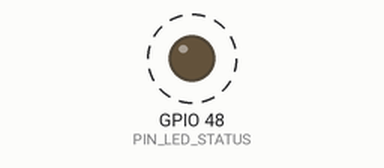
Recording of a program running on a simulated ESP32-S3. Parts: output pins drawn as LEDs (lit = HIGH). Dashed ring = blinking.

Above: at 2.2 s.
Timing chart, 0 to 5.0 s (numbered marks = the images above):
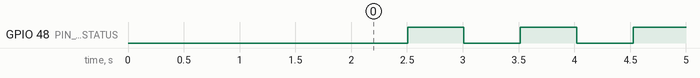

The program:

main.cpp
```cpp
/**
 * @file    main.cpp
 * @brief   程序入口 — 系统初始化 → 模块注册 → 主循环
 *
 * 分层依赖:
 *   main → ServiceManager → Modules → Drivers → Config/Utils
 */

#include "project.h"
#include "drivers/gpio_driver.h"
#include "modules/system_monitor/system_monitor.h"
#include "services/service_manager.h"
#include "esp_task_wdt.h"

// ===================== 全局驱动 ================================
GpioDriver   g_led(PIN_LED_STATUS, OUTPUT);

// ===================== Arduino setup() ========================
void setup() {
    // ---- 1. 硬件初始化 ----
    Serial.begin(SYS_SERIAL_BAUDRATE);
    delay(SYS_STARTUP_DELAY_MS);
    LOG_INFO("主程序", "========================================");
    LOG_INFO("主程序", " ESP32-S3-N16R8 启动");
    LOG_INFO("主程序", " Flash: %uMB | PSRAM: %uMB",
             (unsigned)(ESP.getFlashChipSize() / (1024 * 1024)),
             (unsigned)(ESP.getPsramSize() / (1024 * 1024)));
    LOG_INFO("主程序", "========================================");

#if WDT_TIMEOUT_SEC > 0
    esp_task_wdt_init(WDT_TIMEOUT_SEC, true);
    esp_task_wdt_add(NULL);
    LOG_INFO("主程序", "看门狗已启用, 超时=%d秒", WDT_TIMEOUT_SEC);
#endif

    // ---- 2. 驱动初始化 ----
    if (!g_led.begin()) {
        LOG_ERROR("主程序", "LED 初始化失败");
    }

    // ---- 3. 模块注册 & 启动 ----
    auto& sm = ServiceManager::instance();
    sm.register_module(&SystemMonitor::instance());
    sm.begin_all();

    // ---- 4. 启动就绪信号 ----
    g_led.on();
    LOG_INFO("主程序", "===== 系统就绪 =====");
}

// ===================== Arduino loop() =========================
void loop() {
    ServiceManager::instance().loop_all();

    // 心跳 (LED 闪烁)
    static TimerUtils heartbeat(500);
    if (heartbeat.ready()) g_led.toggle();

#if WDT_TIMEOUT_SEC > 0
    esp_task_wdt_reset();
#endif

    delay(SYS_TASK_LOOP_DELAY_MS);
}
```

project.h
```cpp
#pragma once

/**
 * @file    project.h
 * @brief   项目全局公共头文件 — 所有模块统一引用入口
 *
 * 包含顺序: 标准库 → Arduino → 本项目各层
 */

// ===================== Arduino / ESP-IDF =====================
#include <Arduino.h>

// ===================== 本项目各层 =============================
#include "config/config.h"
#include "utils/logger.h"
#include "utils/timer_utils.h"
#include "utils/non_copyable.h"
```

system_monitor.cpp
```cpp
#include "system_monitor.h"

bool SystemMonitor::begin() {
    LOG_INFO("系统监控", "模块启动, 上报间隔=%lu ms", (unsigned long)TASK_MONITOR_INTERVAL_MS);
    return true;
}

void SystemMonitor::loop() {
    if (!_timer.ready()) return;

    uint32_t free_heap  = ESP.getFreeHeap();
    uint32_t min_heap   = ESP.getMinFreeHeap();
    uint32_t free_psram = ESP.getFreePsram();
    size_t   max_psram  = ESP.getPsramSize();

    LOG_INFO("系统监控",
             "Heap: 空闲=%u / 最小=%u | PSRAM: 空闲=%u / 总计=%u",
             free_heap, min_heap, free_psram, max_psram);
}
```

system_monitor.h
```cpp
#pragma once

/**
 * @file    system_monitor.h
 * @brief   系统监控模块 — 定期上报 FreeRTOS 任务栈 / 堆内存 / PSRAM
 */

#include "project.h"
#include "services/service_manager.h"

class SystemMonitor : private NonCopyable, public IModule {
public:
    static SystemMonitor& instance() {
        static SystemMonitor inst;
        return inst;
    }

    bool begin() override;
    void loop() override;

private:
    SystemMonitor() = default;
    TimerUtils _timer{TASK_MONITOR_INTERVAL_MS};
};
```

service_manager.h
```cpp
#pragma once

/**
 * @file    service_manager.h
 * @brief   服务管理器 — 统一管理模块生命周期
 *
 * 派生自 NonCopyable, 单例模式。
 * 所有 Module/Service 在此注册, 统一调用 begin() / loop()。
 *
 * 用法:
 *   ServiceManager::instance().register_module(&sysMon);
 *   ServiceManager::instance().begin_all();
 *   ServiceManager::instance().loop_all();
 */

#include "project.h"
#include <vector>

// ===================== 模块基类 ===============================
class IModule {
public:
    virtual ~IModule() = default;
    virtual bool begin() = 0;
    virtual void loop() = 0;
};

// ===================== 服务管理器 =============================
class ServiceManager : private NonCopyable {
public:
    static ServiceManager& instance() {
        static ServiceManager inst;
        return inst;
    }

    void register_module(IModule* mod) {
        if (mod) _modules.push_back(mod);
    }

    void begin_all() {
        LOG_INFO("服务管理", "===== 初始化 %zu 个模块 =====", _modules.size());
        for (auto* m : _modules) {
            if (!m->begin()) {
                LOG_ERROR("服务管理", "模块 0x%p 初始化失败", (void*)m);
            }
        }
    }

    void loop_all() {
        for (auto* m : _modules) m->loop();
    }

private:
    ServiceManager() = default;
    std::vector<IModule*> _modules;
};
```

logger.h
```cpp
#pragma once

/**
 * @file    logger.h
 * @brief   统一日志模块 — 封装 Serial + 级别控制 + 格式化
 *
 * 用法:
 *   LOG_INFO("主循环", "free heap: %u", ESP.getFreeHeap());
 *   LOG_WARN("WiFi", "信号弱: RSSI=%d", rssi);
 *   LOG_ERROR("传感器", "初始化失败, 错误码=%d", err);
 */

#include <Arduino.h>

// ===================== 日志级别 ================================
enum class LogLevel {
    NONE    = 0,
    ERROR   = 1,
    WARN    = 2,
    INFO    = 3,
    DEBUG   = 4
};

// 可通过串口修改变量调整级别, 默认在 system_config.h 中定义, 这里给出 fallback
#ifndef LOG_LEVEL_CURRENT
  #ifdef CORE_DEBUG_LEVEL
    #if CORE_DEBUG_LEVEL >= 5
      #define LOG_LEVEL_CURRENT  LogLevel::DEBUG
    #elif CORE_DEBUG_LEVEL >= 4
      #define LOG_LEVEL_CURRENT  LogLevel::INFO
    #elif CORE_DEBUG_LEVEL >= 3
      #define LOG_LEVEL_CURRENT  LogLevel::WARN
    #else
      #define LOG_LEVEL_CURRENT  LogLevel::ERROR
    #endif
  #else
    #define LOG_LEVEL_CURRENT    LogLevel::INFO
  #endif
#endif

// ===================== 日志宏 =================================
#define LOG_ERROR(tag, fmt, ...)  log_print(LogLevel::ERROR, tag, fmt, ##__VA_ARGS__)
#define LOG_WARN(tag,  fmt, ...)  log_print(LogLevel::WARN,  tag, fmt, ##__VA_ARGS__)
#define LOG_INFO(tag,  fmt, ...)  log_print(LogLevel::INFO,  tag, fmt, ##__VA_ARGS__)
#define LOG_DEBUG(tag, fmt, ...)  log_print(LogLevel::DEBUG, tag, fmt, ##__VA_ARGS__)

// ===================== 实现 (header-only) =====================
inline void log_print(LogLevel level, const char* tag, const char* fmt, ...) {
    if (static_cast<int>(level) > static_cast<int>(LOG_LEVEL_CURRENT)) return;

    static const char* level_str[] = { "", "[ERR]", "[WRN]", "[INF]", "[DBG]" };
    Serial.print(level_str[static_cast<int>(level)]);
    Serial.print(" [");
    Serial.print(tag);
    Serial.print("] ");

    va_list args;
    va_start(args, fmt);
    char buf[256];
    vsnprintf(buf, sizeof(buf), fmt, args);
    va_end(args);
    Serial.println(buf);
}
```

non_copyable.h
```cpp
#pragma once

/**
 * @file    non_copyable.h
 * @brief   CRTP non-copyable 基类 — 禁止拷贝/移动的辅助工具
 *
 * 用法:
 *   class MyDriver : private NonCopyable { ... };
 */

class NonCopyable {
protected:
    NonCopyable()  = default;
    ~NonCopyable() = default;

    NonCopyable(const NonCopyable&)            = delete;
    NonCopyable& operator=(const NonCopyable&) = delete;
    NonCopyable(NonCopyable&&)                 = delete;
    NonCopyable& operator=(NonCopyable&&)      = delete;
};
```

timer_utils.h
```cpp
#pragma once

/**
 * @file    timer_utils.h
 * @brief   轻量非阻塞定时器 — 基于 millis()
 *
 * 用法:
 *   static TimerUtils timer(1000);  // 1 秒周期
 *   if (timer.ready()) { do_something(); }
 */

#include <Arduino.h>

class TimerUtils {
public:
    explicit TimerUtils(unsigned long interval_ms)
        : _interval(interval_ms), _last(0) {}

    /// 重置定时器 (立即从当前时刻重新计时)
    void reset() { _last = millis(); }

    /// 检查是否到期。到期后自动复位, 返回 true
    bool ready() {
        unsigned long now = millis();
        if (now - _last >= _interval) {
            _last = now;
            return true;
        }
        return false;
    }

    /// 只读已过时间, 不修改状态
    unsigned long elapsed() const { return millis() - _last; }

    /// 修改定时间隔 (下次 ready 生效)
    void set_interval(unsigned long ms) { _interval = ms; }

private:
    unsigned long _interval;
    unsigned long _last;
};
```

board_pins.h
```cpp
#pragma once

/**
 * @file    board_pins.h
 * @brief   板级引脚定义 — 基于 ESP32-S3 N16R8 核心开发板实际针脚
 *
 * 使用规范:
 *   - 所有引脚定义统一写在此处, 模块代码不硬编码引脚号
 *   - 命名规则: PIN_<功能>_<子功能> (如 PIN_LED_STATUS)
 *   - 未使用的引脚注释为 PIN_NC (-1)
 *   - 添加外设前先查此表, 避免引脚冲突
 */

// ===================== 通用 GPIO =============================
#define PIN_LED_STATUS      48      // 板载状态 LED (ESP32-S3 常见 GPIO48)
#define PIN_BUTTON_BOOT     36      // BOOT 按钮 (文档标注 GPIO35/36/45 均为 BOOT)

// ===================== USB (硬件占用, 勿用) ====================
// USB_D+ = GPIO20, USB_D- = GPIO19

// ===================== UART ==================================
#define PIN_UART0_TX        43      // U0TXD (绿:TX) — 默认调试串口
#define PIN_UART0_RX        44      // U0RXD (蓝:RX)
#define PIN_UART1_TX        17      // 备用串口 (RTC)
#define PIN_UART1_RX        18      // 备用串口 (RTC)

// ===================== I2C (避开 USB 和 RTC 高频脚) ============
#define PIN_I2C_SDA         4       // RTC_GPIO4
#define PIN_I2C_SCL         5       // RTC_GPIO5

// ===================== SPI (使用 RTC 引脚组, 方便布线) =========
#define PIN_SPI_MOSI        11      // RTC_GPIO11
#define PIN_SPI_MISO        13      // RTC_GPIO13
#define PIN_SPI_SCK         12      // RTC_GPIO12
#define PIN_SPI_CS0         10      // RTC_GPIO10

// ===================== 可用 GPIO 清单 (供分配参考) ============
// 通用:   GPIO1, GPIO21, GPIO37, GPIO38, GPIO47
// RTC:    GPIO2,3,4,5,6,7,9,10,11,12,13,14,15,16,17,18,39,40,41,42,46
// 已占用: GPIO19(USB_D-), GPIO20(USB_D+), GPIO36(BOOT), GPIO43(U0TXD),
//         GPIO44(U0RXD), GPIO48(LED)
// 保留未分配: GPIO21,37,38,47 等

// ===================== 保留 ===================================
#define PIN_NC              (-1)    // Not Connected
```

config.h
```cpp
#pragma once

/**
 * @file    config.h
 * @brief   系统配置总入口 — 汇总所有配置头文件
 */

#include "board_pins.h"
#include "system_config.h"
```

system_config.h
```cpp
#pragma once

/**
 * @file    system_config.h
 * @brief   系统运行参数配置
 */

// ===================== 系统 ===================================
#define SYS_TASK_LOOP_DELAY_MS       10      // 主循环延时 (ms)
#define SYS_SERIAL_BAUDRATE           115200  // 主串口波特率
#define SYS_STARTUP_DELAY_MS          2000    // 启动等待 (ms), 便于烧录后打开串口监视器

// ===================== RTOS 任务 ==============================
// (如需开启 FreeRTOS 多任务，在此分配栈空间和优先级)
#define TASK_MONITOR_STACK_SIZE       4096
#define TASK_MONITOR_PRIORITY         1
#define TASK_MONITOR_INTERVAL_MS      5000    // 系统监控报告间隔

// ===================== 看门狗 =================================
#define WDT_TIMEOUT_SEC              0       // 看门狗超时 (秒), 0 = 禁用 (暂时关闭排查 boot loop)
```

driver_base.h
```cpp
#pragma once

/**
 * @file    driver_base.h
 * @brief   驱动基类接口 — 所有硬件驱动必须实现的统一生命周期
 *
 * 约定:
 *   begin()   — 初始化, 返回 true 表示成功
 *   reset()   — 软复位
 *   is_ok()   — 自检状态 (可由子类扩展为定时心跳检查)
 */

class DriverBase {
public:
    virtual ~DriverBase() = default;

    virtual bool begin()  = 0;
    virtual void reset()  = 0;
    virtual bool is_ok()  = 0;
};
```

gpio_driver.h
```cpp
#pragma once

/**
 * @file    gpio_driver.h
 * @brief   GPIO 驱动封装 — 演示 DriverBase 接口用法
 */

#include "driver_base.h"
#include "project.h"

class GpioDriver : public DriverBase {
public:
    explicit GpioDriver(uint8_t pin, uint8_t mode = OUTPUT)
        : _pin(pin), _mode(mode), _initialized(false) {}

    bool begin() override {
        if (_pin == static_cast<uint8_t>(PIN_NC)) {
            LOG_WARN("GPIO", "引脚未配置 (NC), 跳过初始化");
            return false;
        }
        pinMode(_pin, _mode);
        _initialized = true;
        LOG_DEBUG("GPIO", "引脚 %u 初始化为模式 %u", _pin, _mode);
        return true;
    }

    void reset() override {
        digitalWrite(_pin, LOW);
        LOG_DEBUG("GPIO", "引脚 %u 复位 (LOW)", _pin);
    }

    bool is_ok() override { return _initialized; }

    void on()  { digitalWrite(_pin, HIGH); }
    void off() { digitalWrite(_pin, LOW);  }
    void toggle() { digitalWrite(_pin, !digitalRead(_pin)); }

    int read() { return digitalRead(_pin); }

private:
    uint8_t _pin;
    uint8_t _mode;
    bool    _initialized;
};
```

Measured:
- by itself, GPIO 48 (PIN_LED_STATUS): alternates HIGH for 0.51 s and LOW for 0.51 s
